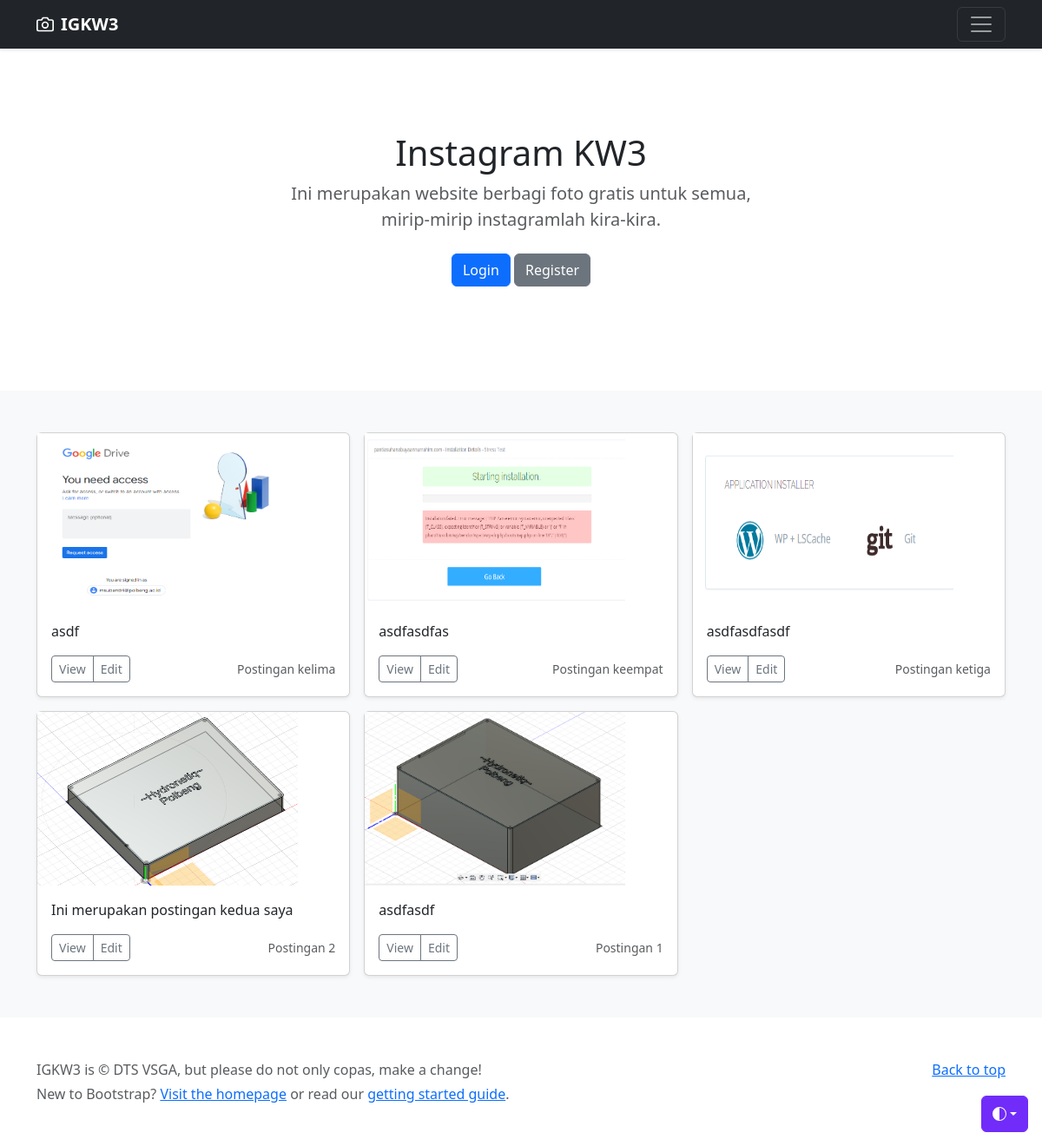
The page / on the database its author committed.
### tables this page shows
CREATE TABLE `postingan` (
  `id` int(11) NOT NULL,
  `judul` varchar(100) DEFAULT NULL,
  `caption` varchar(150) DEFAULT NULL,
  `nama_file` varchar(200) DEFAULT NULL
);

### index.php (the view, shortened to what this page needs)
<?php
include_once("config.php");
$result = mysqli_query($mysqli, "SELECT * FROM postingan ORDER BY id DESC");
?>
<!doctype html>
<html lang="en" data-bs-theme="auto">
  <head><script src="assets/js/color-modes.js"></script>
<link href="assets/dist/css/bootstrap.min.css" rel="stylesheet">
  </head>
  <body>
    <div class="dropdown position-fixed bottom-0 end-0 mb-3 me-3 bd-mode-toggle">
      <button class="btn btn-bd-primary py-2 dropdown-toggle d-flex align-items-center"
              id="bd-theme"
              type="button"
              aria-expanded="false"
              data-bs-toggle="dropdown"
              aria-label="Toggle theme (auto)">
        <svg class="bi my-1 theme-icon-active" width="1em" height="1em"><use href="#circle-half"></use></svg>
      </button>
    </div>
<header data-bs-theme="dark">
  <div class="navbar navbar-dark bg-dark shadow-sm">
    <div class="container">
      <a href="index.php" class="navbar-brand d-flex align-items-center">
        <strong>IGKW3</strong>
      </a>
      <button class="navbar-toggler" type="button" data-bs-toggle="collapse" data-bs-target="#navbarHeader" aria-controls="navbarHeader" aria-expanded="false" aria-label="Toggle navigation">
        <span class="navbar-toggler-icon"></span>
      </button>
    </div>
  </div>
</header>
<main>
  <?php
  if (!isset($_SESSION['username'])) {
    echo "<section class='py-5 text-center container'>
    <div class='row py-lg-5'>
      <div class='col-lg-6 col-md-8 mx-auto'>
        <h1 class='fw-light'>Instagram KW3</h1>
        <p class='lead text-body-secondary'>Ini merupakan website berbagi foto gratis untuk semua, mirip-mirip instagramlah kira-kira.</p>
        <p>
        <a href='login.php' class='btn btn-primary my-2'>Login</a>
        <a href='register.php' class='btn btn-secondary my-2'>Register</a>
        </p>
      </div>
    </div>
  </section>";
  }
  ?>
  <div class="album py-5 bg-body-tertiary">
    <div class="container">
      <div class="row row-cols-1 row-cols-sm-2 row-cols-md-3 g-3">
        <?php
        while($user_data = mysqli_fetch_array($result)) {
          echo "<div class='col'>
          <div class='card shadow-sm'>
              <img src='foto/".$user_data['nama_file']."' width='300' height='200'>
                <div class='card-body'>
                  <p class='card-text'>".$user_data['caption']."</p>
                <div class='d-flex justify-content-between align-items-center'>
                  <div class='btn-group'>
                    <button type='button' class='btn btn-sm btn-outline-secondary'>View</button>
                    <button type='button' class='btn btn-sm btn-outline-secondary'>Edit</button>
                  </div>
                  <small class='text-body-secondary'>".$user_data['judul']."</small>
                </div>
              </div>
            </div>
          </div>";
        }
        ?>
      </div>
    </div>
  </div>
</main>
<footer class="text-body-secondary py-5">
  <div class="container">
    <p class="float-end mb-1">
      <a href="#">Back to top</a>
    </p>
    <p class="mb-1">IGKW3 is &copy; DTS VSGA, but please do not only copas, make a change!</p>
    <p class="mb-0">New to Bootstrap? <a href="https://getbootsrap.com">Visit the homepage</a> or read our <a href="https://getbootsrap.com">getting started guide</a>.</p>
  </div>
</footer>
    </body>
</html>

### index.php (style rules this page uses)
.bi { vertical-align: -.125em; fill: currentColor; }
.btn-bd-primary { --bd-violet-bg: #712cf9; --bd-violet-rgb: 112.520718, 44.062154, 249.437846; --bs-btn-font-weight: 600; --bs-btn-color: var(--bs-white); --bs-btn-bg: var(--bd-violet-bg); --bs-btn-border-color: var(--bd-violet-bg); --bs-btn-hover-color: var(--bs-white); --bs-btn-hover-bg: #6528e0; --bs-btn-hover-border-color: #6528e0; --bs-btn-focus-shadow-rgb: var(--bd-violet-rgb); --bs-btn-active-color: var(--bs-btn-hover-color); --bs-btn-active-bg: #5a23c8; --bs-btn-active-border-color: #5a23c8; }
.bd-mode-toggle { z-index: 1500; }

### rows shown on the page
postingan: nama_file (picture), caption "asdf", judul "Postingan kelima"
postingan: nama_file (picture), caption "asdfasdfas", judul "Postingan keempat"
postingan: nama_file (picture), caption "asdfasdfasdf", judul "Postingan ketiga"
postingan: nama_file (picture), caption "Ini merupakan postingan kedua saya", judul "Postingan 2"
postingan: nama_file (picture), caption "asdfasdf", judul "Postingan 1"
